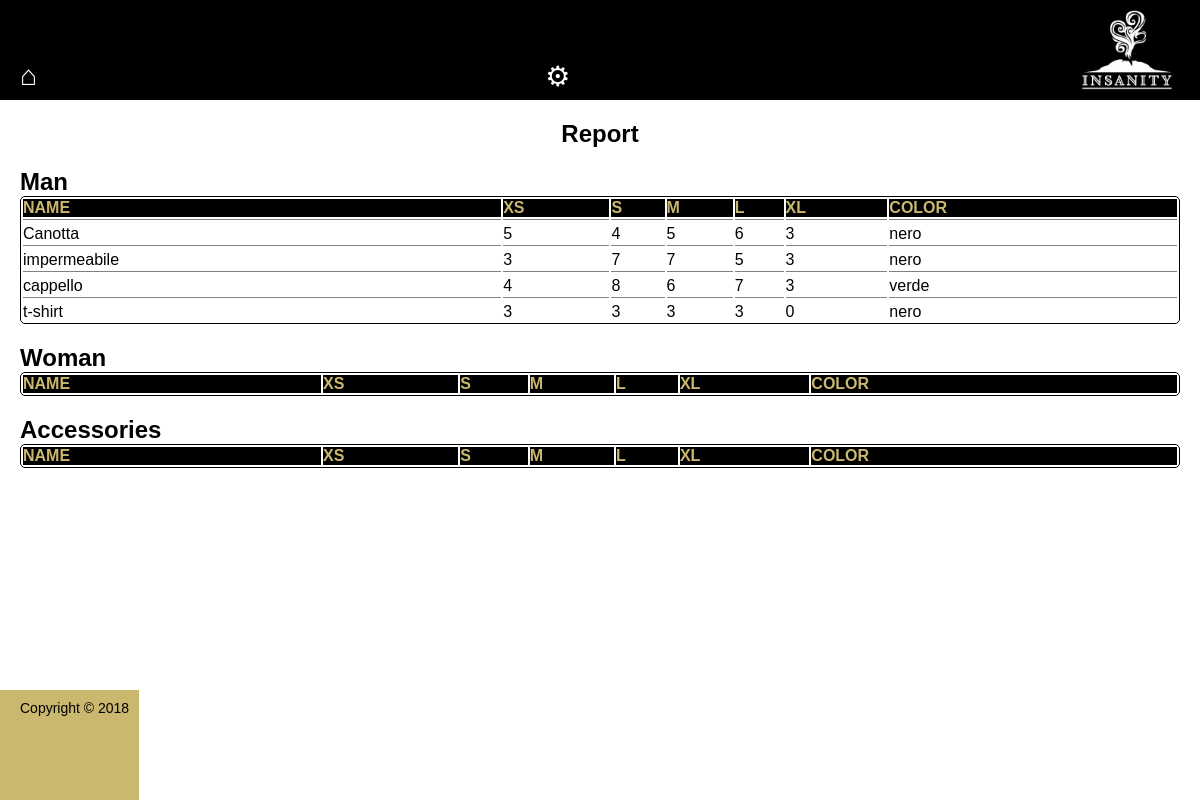
Page /create/report on the committed database.
### insanityApp/models.py (models this page shows)
class Item(models.Model):
    code = models.CharField(max_length=10, default='')
    item_name = models.CharField(max_length=50, default='')
    item_type = models.CharField(max_length=20, choices=[(tag.name, tag.value) for tag in ITEM_TYPE_CHOICES], default='')
    color = models.CharField(max_length=50, default='')
    tot_XS = models.PositiveSmallIntegerField(default=0)
    remaining_XS = models.PositiveSmallIntegerField(default=0)
    tot_S = models.PositiveSmallIntegerField(default=0)
    remaining_S = models.PositiveSmallIntegerField(default=0)
    tot_M = models.PositiveSmallIntegerField(default=0)
    remaining_M = models.PositiveSmallIntegerField(default=0)
    tot_L = models.PositiveSmallIntegerField(default=0)
    remaining_L = models.PositiveSmallIntegerField(default=0)
    tot_XL = models.PositiveSmallIntegerField(default=0)
    remaining_XL = models.PositiveSmallIntegerField(default=0)
    image = models.ImageField(upload_to='media/%Y/%m/%d/', null=True, blank=True)

### insanityApp/views.py (the view)
# urls.py: path('create/report', views.report, name='report'),
def report(request):
    context = {}
    items = Item.objects.all()
    return render(request, 'insanityApp/report.html', {'items':items})

### insanityApp/templates/insanityApp/report.html (shortened to what this page needs)
{% extends "insanityApp/base.html" %}
{% block content %}
<h1>Report</h1>
<h2>Man</h2>
<table id='report-table'>
    <thead>
        <tr>
            <th>NAME</th>
            <th>XS</th>
            <th>S</th>
            <th>M</th>
            <th>L</th>
            <th>XL</th>
            <th>COLOR</th>
        </tr>
    </thead>
    <tbody>
        {% for item in items %}
            {% if item.item_type == 'Man' %}
            <tr>
                <td>{{item.item_name}}</td>
                <td>{{item.tot_XS}}</td>
                <td>{{item.tot_S}}</td>
                <td>{{item.tot_M}}</td>
                <td>{{item.tot_L}}</td>
                <td>{{item.tot_XL}}</td>
                <td>{{item.color}}</td>
            </tr>
            {% endif %}
        {% endfor %}
    </tbody>
</table>
<h2>Woman</h2>
<table id='report-table'>
    <thead>
        <tr>
            <th>NAME</th>
            <th>XS</th>
            <th>S</th>
            <th>M</th>
            <th>L</th>
            <th>XL</th>
            <th>COLOR</th>
        </tr>
    </thead>
</table>
<h2>Accessories</h2>
<table id='report-table'>
    <thead>
        <tr>
            <th>NAME</th>
            <th>XS</th>
            <th>S</th>
            <th>M</th>
            <th>L</th>
            <th>XL</th>
            <th>COLOR</th>
        </tr>
    </thead>
</table>
{% endblock %}

### insanityApp/templates/insanityApp/base.html (shortened to what this page needs)
{% load staticfiles %}
<!DOCTYPE html>
<html lang='en'>
    <head>
        <link rel="stylesheet" type="text/css" href="/static/style.css">
    </head>
    <body>
        <div>
            <header>
                <p id='home-icon'><a href='/home'>&#8962;</a></p>
                <p id='home-icon'><a href='/create'>&#9881;</a></p>
                <img src="/static/img/logo-bianco-insanity.png" alt="InsanityBrand" >
            </header>
            <div class='container'>
                <main>
                    {% block content %}
                    {% endblock %}
                </main>
            </div>
        </div>
        <footer>
            Copyright &copy; 2018
        </footer>
    </body>
</html>

### insanityApp/static/style.css (style rules this page uses)
* { margin: 0; padding: 0; box-sizing: border-box; font-family: 'Gill Sans', 'Gill Sans MT', Calibri, 'Trebuchet MS', sans-serif; }
header { text-align: center; color: white; background: black; height:100px; display:flex; }
header img { transform: scale(0.8); }
#home-icon { font-size: 28px; font-weight: 400; flex-grow:1; margin-top: 60px; margin-left:20px; text-align:left; }
#home-icon a { text-decoration: none; color:white; }
footer { text-align: center; background: #cab86f; height: 30px; }
.container { display:flex; height: fit-content; }
footer { padding: 10px 10px 0px 20px; padding-bottom: 100px; font-size: 14px; position:absolute; bottom:0; }
main { padding: 0px 40px; width: auto; }
main { width: 100%; padding: 20px; }
h1 { text-align: center; padding-bottom: 20px; margin:0; font-size: 24px; }
#report-table { width:100%; border: 1px solid black; border-radius: 5px; margin-bottom: 20px; }
#report-table thead { text-align: left; background: black; color: #cab86f; }
#report-table tbody td { border-top: 1px solid grey; padding-top:5px; }

### rows in the picture
Item: item_name "Canotta", tot_XS "5", tot_S "4", tot_M "5", tot_L "6", tot_XL "3", color "nero"
Item: item_name "impermeabile", tot_XS "3", tot_S "7", tot_M "7", tot_L "5", tot_XL "3", color "nero"
Item: item_name "cappello", tot_XS "4", tot_S "8", tot_M "6", tot_L "7", tot_XL "3", color "verde"
Item: item_name "t-shirt", tot_XS "3", tot_S "3", tot_M "3", tot_L "3", tot_XL "0", color "nero"
